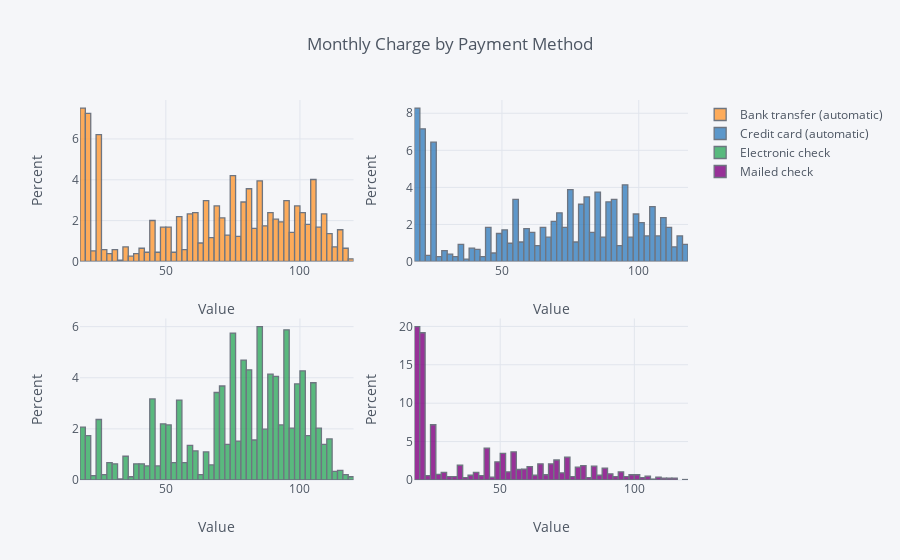

Notebook source saved alongside this figure:
### Code cell
#subplot feature:
data3 = df.pivot_table(values='MonthlyCharges', columns='PaymentMethod', index='customerID', aggfunc='sum')

data3.iplot(kind='hist', histnorm='percent', xTitle='Value', subplots=True,
yTitle='Percent', title='Monthly Charge by Payment Method')

### Figure 1 — Plotly figure (JSON) as saved in the notebook; plotly's stock layout.template omitted (floating-point values rounded to 4 significant figures; data arrays with more than 128 entries replaced by an {"elided": "..."} marker saying what was removed)
{"data": [{"histfunc": "count", "histnorm": "percent", "marker": {"color": "rgba(255, 153, 51, 1.0)", "line": {"color": "#4D5663", "width": 1.3}}, "name": "Bank transfer (automatic)", "opacity": 0.8, "orientation": "v", "type": "histogram", "uid": "b48a38e6-4cdb-4b21-8621-7da036c30b48", "x": {"elided": "7043 float values"}, "xaxis": "x", "yaxis": "y"}, {"histfunc": "count", "histnorm": "percent", "marker": {"color": "rgba(55, 128, 191, 1.0)", "line": {"color": "#4D5663", "width": 1.3}}, "name": "Credit card (automatic)", "opacity": 0.8, "orientation": "v", "type": "histogram", "uid": "adbfb9d6-a771-4a1a-bc51-e9ac10aecf61", "x": {"elided": "7043 float values"}, "xaxis": "x2", "yaxis": "y2"}, {"histfunc": "count", "histnorm": "percent", "marker": {"color": "rgba(50, 171, 96, 1.0)", "line": {"color": "#4D5663", "width": 1.3}}, "name": "Electronic check", "opacity": 0.8, "orientation": "v", "type": "histogram", "uid": "8df239a1-8f2f-4ea9-9147-0e68d2739a00", "x": {"elided": "7043 float values"}, "xaxis": "x3", "yaxis": "y3"}, {"histfunc": "count", "histnorm": "percent", "marker": {"color": "rgba(128, 0, 128, 1.0)", "line": {"color": "#4D5663", "width": 1.3}}, "name": "Mailed check", "opacity": 0.8, "orientation": "v", "type": "histogram", "uid": "eb827060-164b-4729-a744-f26e27ca7f0f", "x": {"elided": "7043 float values"}, "xaxis": "x4", "yaxis": "y4"}], "layout": {"barmode": "overlay", "legend": {"bgcolor": "#F5F6F9", "font": {"color": "#4D5663"}}, "paper_bgcolor": "#F5F6F9", "plot_bgcolor": "#F5F6F9", "title": {"font": {"color": "#4D5663"}, "text": "Monthly Charge by Payment Method"}, "xaxis": {"anchor": "y", "domain": [0, 0.45], "gridcolor": "#E1E5ED", "showgrid": true, "tickfont": {"color": "#4D5663"}, "title": {"font": {"color": "#4D5663"}, "text": "Value"}, "zerolinecolor": "#E1E5ED"}, "xaxis2": {"anchor": "y2", "domain": [0.55, 1], "gridcolor": "#E1E5ED", "showgrid": true, "tickfont": {"color": "#4D5663"}, "title": {"font": {"color": "#4D5663"}, "text": "Value"}, "zerolinecolor": "#E1E5ED"}, "xaxis3": {"anchor": "y3", "domain": [0, 0.45], "gridcolor": "#E1E5ED", "showgrid": true, "tickfont": {"color": "#4D5663"}, "title": {"font": {"color": "#4D5663"}, "text": "Value"}, "zerolinecolor": "#E1E5ED"}, "xaxis4": {"anchor": "y4", "domain": [0.55, 1], "gridcolor": "#E1E5ED", "showgrid": true, "tickfont": {"color": "#4D5663"}, "title": {"font": {"color": "#4D5663"}, "text": "Value"}, "zerolinecolor": "#E1E5ED"}, "yaxis": {"anchor": "x", "domain": [0.575, 1], "gridcolor": "#E1E5ED", "showgrid": true, "tickfont": {"color": "#4D5663"}, "title": {"font": {"color": "#4D5663"}, "text": "Percent"}, "zerolinecolor": "#E1E5ED"}, "yaxis2": {"anchor": "x2", "domain": [0.575, 1], "gridcolor": "#E1E5ED", "showgrid": true, "tickfont": {"color": "#4D5663"}, "title": {"font": {"color": "#4D5663"}, "text": "Percent"}, "zerolinecolor": "#E1E5ED"}, "yaxis3": {"anchor": "x3", "domain": [0, 0.425], "gridcolor": "#E1E5ED", "showgrid": true, "tickfont": {"color": "#4D5663"}, "title": {"font": {"color": "#4D5663"}, "text": "Percent"}, "zerolinecolor": "#E1E5ED"}, "yaxis4": {"anchor": "x4", "domain": [0, 0.425], "gridcolor": "#E1E5ED", "showgrid": true, "tickfont": {"color": "#4D5663"}, "title": {"font": {"color": "#4D5663"}, "text": "Percent"}, "zerolinecolor": "#E1E5ED"}}}
